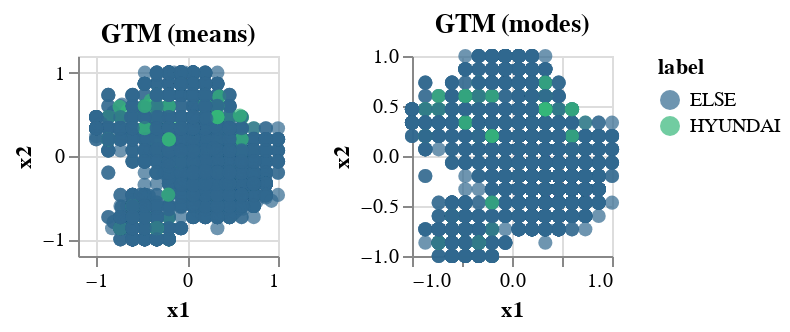

The cell this chart's notebook holds for it:
### Code cell
from ugtm import eGTM
import numpy as np
import altair as alt
import pandas as pd
from sklearn import datasets
from sklearn import metrics
from sklearn import model_selection
from sklearn import manifold
from sklearn.utils import check_random_state


# Construct GTM
# gtm_means = eGTM(m=2, model="means").fit_transform(train)
# gtm_modes = eGTM(m=2, model="modes").fit_transform(train)

dgtm_modes = pd.DataFrame(gtm_modes, columns=["x1", "x2"])
dgtm_modes["label"] = new_label

gtm_modes = alt.Chart(dgtm_modes).mark_circle().encode(
    x='x1',
    y='x2',
    color=alt.Color('label:N',
                    scale=alt.Scale(scheme='viridis')),
    size=alt.value(50),
    tooltip=['x1','x2','label:N']
).properties(title = "GTM (modes)", width = 100, height = 100)

dgtm_means = pd.DataFrame(gtm_means, columns=["x1", "x2"])
dgtm_means["label"] = new_label

gtm_means = alt.Chart(dgtm_means).mark_circle().encode(
    x='x1',
    y='x2',
    color=alt.Color('label:N',
                    scale=alt.Scale(scheme='viridis')),
    size=alt.value(50),
    tooltip=['x1','x2','label:N']
).properties(title = "GTM (means)", width = 100, height = 100)



gtm = gtm_means | gtm_modes

alt.vconcat(gtm)

### Figure 1 — Vega-Lite specification as saved in the notebook (floating-point values rounded to 4 significant figures; data arrays with more than 128 entries replaced by an {"elided": "..."} marker saying what was removed)
{"config": {"view": {"continuousWidth": 300, "continuousHeight": 300}}, "vconcat": [{"hconcat": [{"data": {"name": "data-a82a8291531cbbf6b01e734676180dde"}, "mark": {"type": "circle"}, "encoding": {"color": {"field": "label", "scale": {"scheme": "viridis"}, "type": "nominal"}, "size": {"value": 50}, "tooltip": [{"field": "x1", "type": "quantitative"}, {"field": "x2", "type": "quantitative"}, {"field": "label", "type": "nominal"}], "x": {"field": "x1", "type": "quantitative"}, "y": {"field": "x2", "type": "quantitative"}}, "height": 100, "title": "GTM (means)", "width": 100}, {"data": {"name": "data-54f02a8a51b9676a72867ddeb0b54e36"}, "mark": {"type": "circle"}, "encoding": {"color": {"field": "label", "scale": {"scheme": "viridis"}, "type": "nominal"}, "size": {"value": 50}, "tooltip": [{"field": "x1", "type": "quantitative"}, {"field": "x2", "type": "quantitative"}, {"field": "label", "type": "nominal"}], "x": {"field": "x1", "type": "quantitative"}, "y": {"field": "x2", "type": "quantitative"}}, "height": 100, "title": "GTM (modes)", "width": 100}]}], "$schema": "https://vega.github.io/schema/vega-lite/v5.8.0.json", "datasets": {"data-a82a8291531cbbf6b01e734676180dde": {"elided": "4357 records"}, "data-54f02a8a51b9676a72867ddeb0b54e36": {"elided": "4357 records"}}}
